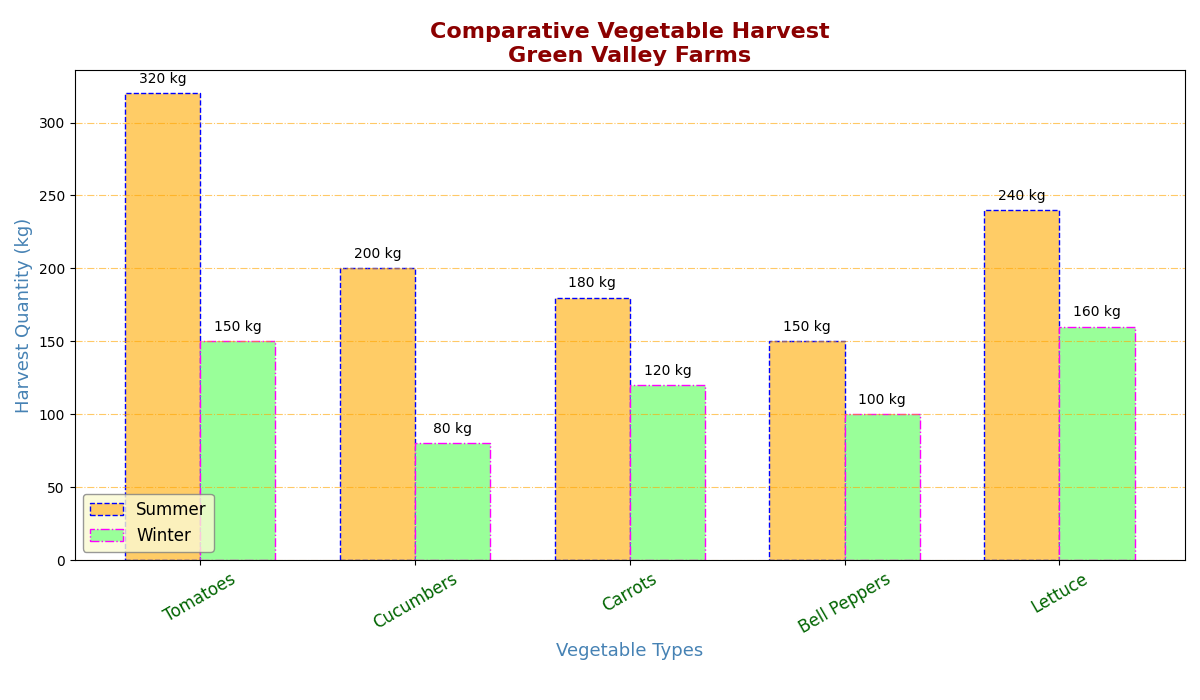

Write Python code to recreate this figure.
import matplotlib.pyplot as plt
import numpy as np

veggie_types = ['Tomatoes', 'Cucumbers', 'Carrots', 'Bell Peppers', 'Lettuce']
summer_harvest = [320, 200, 180, 150, 240]
winter_harvest = [150, 80, 120, 100, 160]
x_positions = np.arange(len(veggie_types))
bar_width = 0.35

fig, ax = plt.subplots(figsize=(12, 7))

# Altered color and style settings
bars_summer = ax.bar(x_positions - bar_width / 2, summer_harvest, bar_width, 
                     label='Summer', color='#FFCC66', edgecolor='blue', linestyle='--')
bars_winter = ax.bar(x_positions + bar_width / 2, winter_harvest, bar_width, 
                     label='Winter', color='#99FF99', edgecolor='magenta', linestyle='-.')

for bar in bars_summer + bars_winter:
    height = bar.get_height()
    ax.text(bar.get_x() + bar.get_width() / 2, height + 5, f'{height} kg', 
            ha='center', va='bottom', fontsize=10, weight='normal')

ax.set_xlabel('Vegetable Types', fontsize=13, weight='normal', color='steelblue')
ax.set_ylabel('Harvest Quantity (kg)', fontsize=13, weight='normal', color='steelblue')
ax.set_title('Comparative Vegetable Harvest\nGreen Valley Farms', fontsize=16, weight='bold', color='darkred')

ax.set_xticks(x_positions)
ax.set_xticklabels(veggie_types, rotation=30, fontsize=12, color='darkgreen')

ax.yaxis.grid(True, linestyle='-.', color='orange', alpha=0.6)

ax.legend(loc='lower left', fontsize=12, edgecolor='gray', facecolor='lightgoldenrodyellow')

plt.tight_layout()

plt.subplots_adjust(top=0.9, bottom=0.2)

plt.show()
